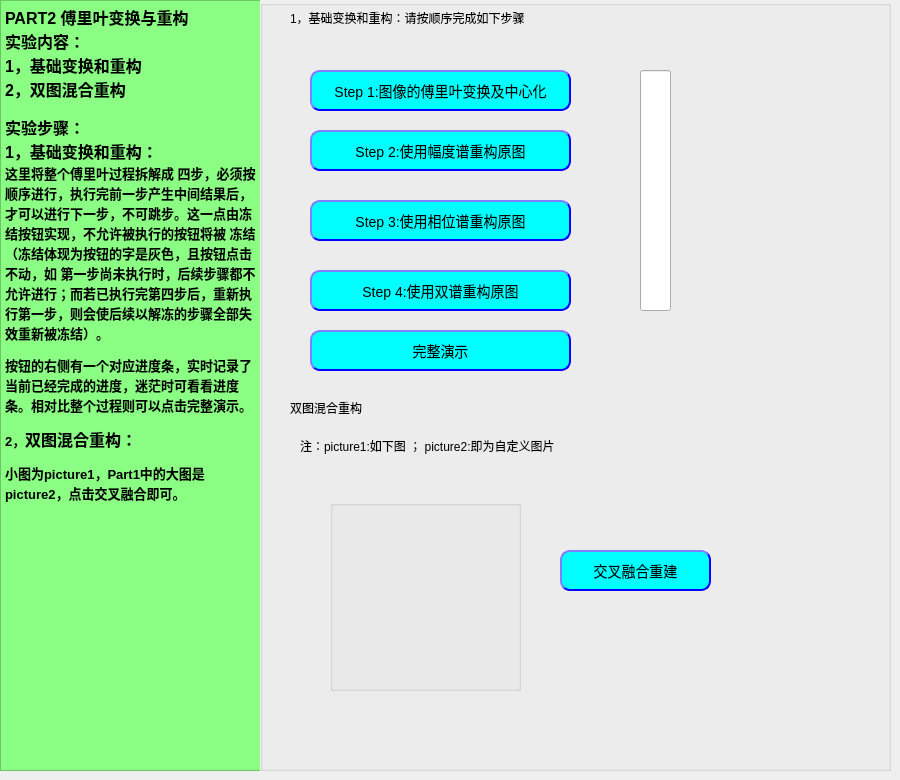
          <widget class="QWidget" name="P2_page">
           <attribute name="title">
            <string>Part2.傅里叶变换与重构</string>
           </attribute>
           <widget class="QTextBrowser" name="textBrowser">
            <property name="geometry">
             <rect>
              <x>0</x>
              <y>0</y>
              <width>261</width>
              <height>771</height>
             </rect>
            </property>
            <property name="styleSheet">
             <string notr="true">color: rgb(0, 0, 0);
background-color: rgb(139, 255, 131);</string>
            </property>
            <property name="html">
             <string>&lt;!DOCTYPE HTML PUBLIC &quot;-//W3C//DTD HTML 4.0//EN&quot; &quot;http://www.w3.org/TR/REC-html40/strict.dtd&quot;&gt;
&lt;html&gt;&lt;head&gt;&lt;meta name=&quot;qrichtext&quot; content=&quot;1&quot; /&gt;&lt;style type=&quot;text/css&quot;&gt;
p, li { white-space: pre-wrap; }
&lt;/style&gt;&lt;/head&gt;&lt;body style=&quot; font-family:'Arial'; font-size:9pt; font-weight:600; font-style:normal;&quot;&gt;
&lt;p style=&quot; margin-top:0px; margin-bottom:0px; margin-left:0px; margin-right:0px; -qt-block-indent:0; text-indent:0px;&quot;&gt;&lt;span style=&quot; font-family:'SimSun'; font-size:12pt;&quot;&gt;PART2 傅里叶变换与重构&lt;/span&gt;&lt;/p&gt;
&lt;p style=&quot; margin-top:0px; margin-bottom:0px; margin-left:0px; margin-right:0px; -qt-block-indent:0; text-indent:0px;&quot;&gt;&lt;span style=&quot; font-family:'SimSun'; font-size:12pt;&quot;&gt;实验内容：&lt;/span&gt;&lt;/p&gt;
&lt;p style=&quot; margin-top:0px; margin-bottom:0px; margin-left:0px; margin-right:0px; -qt-block-indent:0; text-indent:0px;&quot;&gt;&lt;span style=&quot; font-family:'SimSun'; font-size:12pt;&quot;&gt;1，基础变换和重构&lt;/span&gt;&lt;/p&gt;
&lt;p style=&quot; margin-top:0px; margin-bottom:0px; margin-left:0px; margin-right:0px; -qt-block-indent:0; text-indent:0px;&quot;&gt;&lt;span style=&quot; font-family:'SimSun'; font-size:12pt;&quot;&gt;2，双图混合重构&lt;/span&gt;&lt;/p&gt;
&lt;p style=&quot;-qt-paragraph-type:empty; margin-top:0px; margin-bottom:0px; margin-left:0px; margin-right:0px; -qt-block-indent:0; text-indent:0px;&quot;&gt;&lt;br /&gt;&lt;/p&gt;
&lt;p style=&quot; margin-top:0px; margin-bottom:0px; margin-left:0px; margin-right:0px; -qt-block-indent:0; text-indent:0px;&quot;&gt;&lt;span style=&quot; font-family:'SimSun'; font-size:12pt;&quot;&gt;实验步骤：&lt;/span&gt;&lt;/p&gt;
&lt;p style=&quot; margin-top:0px; margin-bottom:0px; margin-left:0px; margin-right:0px; -qt-block-indent:0; text-indent:0px;&quot;&gt;&lt;span style=&quot; font-family:'SimSun'; font-size:12pt;&quot;&gt;1，基础变换和重构：&lt;/span&gt;&lt;/p&gt;
&lt;p style=&quot; margin-top:0px; margin-bottom:0px; margin-left:0px; margin-right:0px; -qt-block-indent:0; text-indent:0px;&quot;&gt;&lt;span style=&quot; font-family:'微软雅黑,sans-serif'; font-size:10pt;&quot;&gt;这里将整个傅里叶过程拆解成 四步，必须按顺序进行，执行完前一步产生中间结果后，才可以进行下一步，不可跳步。这一点由冻结按钮实现，不允许被执行的按钮将被 冻结（冻结体现为按钮的字是灰色，且按钮点击不动，如 第一步尚未执行时，后续步骤都不允许进行；而若已执行完第四步后，重新执行第一步，则会使后续以解冻的步骤全部失效重新被冻结）。&lt;/span&gt;&lt;span style=&quot; font-size:10pt;&quot;&gt; &lt;/span&gt;&lt;/p&gt;
&lt;p style=&quot; margin-top:12px; margin-bottom:12px; margin-left:0px; margin-right:0px; -qt-block-indent:0; text-indent:0px;&quot;&gt;&lt;span style=&quot; font-family:'微软雅黑,sans-serif'; font-size:10pt;&quot;&gt;按钮的右侧有一个对应进度条，实时记录了当前已经完成的进度，迷茫时可看看进度条。相对比整个过程则可以点击完整演示。&lt;/span&gt;&lt;/p&gt;
&lt;p style=&quot; margin-top:12px; margin-bottom:12px; margin-left:0px; margin-right:0px; -qt-block-indent:0; text-indent:0px;&quot;&gt;&lt;span style=&quot; font-size:10pt;&quot;&gt;2，&lt;/span&gt;&lt;span style=&quot; font-family:'SimSun'; font-size:12pt;&quot;&gt;双图混合重构：&lt;/span&gt;&lt;/p&gt;
&lt;p style=&quot; margin-top:12px; margin-bottom:12px; margin-left:0px; margin-right:0px; -qt-block-indent:0; text-indent:0px;&quot;&gt;&lt;span style=&quot; font-size:10pt;&quot;&gt;小图为picture1，Part1中的大图是picture2，点击交叉融合即可。&lt;/span&gt;&lt;/p&gt;&lt;/body&gt;&lt;/html&gt;</string>
            </property>
           </widget>
           <widget class="QGroupBox" name="groupBox">
            <property name="geometry">
             <rect>
              <x>260</x>
              <y>0</y>
              <width>631</width>
              <height>771</height>
             </rect>
            </property>
            <property name="autoFillBackground">
             <bool>true</bool>
            </property>
            <property name="title">
             <string/>
            </property>
            <widget class="QProgressBar" name="Pb_p2">
             <property name="geometry">
              <rect>
               <x>380</x>
               <y>70</y>
               <width>31</width>
               <height>241</height>
              </rect>
             </property>
             <property name="layoutDirection">
              <enum>Qt::LeftToRight</enum>
             </property>
             <property name="autoFillBackground">
              <bool>false</bool>
             </property>
             <property name="value">
              <number>0</number>
             </property>
             <property name="orientation">
              <enum>Qt::Vertical</enum>
             </property>
             <property name="invertedAppearance">
              <bool>true</bool>
             </property>
             <property name="textDirection">
              <enum>QProgressBar::BottomToTop</enum>
             </property>
            </widget>
            <widget class="QToolButton" name="Bt_p2st1">
             <property name="enabled">
              <bool>true</bool>
             </property>
             <property name="geometry">
              <rect>
               <x>50</x>
               <y>70</y>
               <width>261</width>
               <height>41</height>
              </rect>
             </property>
             <property name="sizePolicy">
              <sizepolicy hsizetype="Preferred" vsizetype="Preferred">
               <horstretch>0</horstretch>
               <verstretch>0</verstretch>
              </sizepolicy>
             </property>
             <property name="minimumSize">
              <size>
               <width>81</width>
               <height>21</height>
              </size>
             </property>
             <property name="styleSheet">
              <string notr="true">

QToolButton
                     {text-align : center;
                     background-color : rgb(0, 255, 255);
                     font: bold;
                     border-color: blue;
                     border-width: 2px;
                     border-radius: 10px;
                     padding: 6px;
                     height : 14px;
                     border-style: outset;
                     font : 14px;}
                     QToolButton:hover
                     {text-align : center;
                     color : red;
                     font: bold;
                     border-color: gray;
                     border-width: 2px;
                     border-radius: 10px;
                     padding: 6px;
                     height : 14px;
                     border-style: outset;
                     font : 14px;}

</string>
             </property>
             <property name="text">
              <string>Step 1:图像的傅里叶变换及中心化</string>
             </property>
             <property name="toolButtonStyle">
              <enum>Qt::ToolButtonTextOnly</enum>
             </property>
             <property name="autoRaise">
              <bool>false</bool>
             </property>
            </widget>
            <widget class="QToolButton" name="Bt_p2st3">
             <property name="enabled">
              <bool>true</bool>
             </property>
             <property name="geometry">
              <rect>
               <x>50</x>
               <y>200</y>
               <width>261</width>
               <height>41</height>
              </rect>
             </property>
             <property name="sizePolicy">
              <sizepolicy hsizetype="Preferred" vsizetype="Preferred">
               <horstretch>0</horstretch>
               <verstretch>0</verstretch>
              </sizepolicy>
             </property>
             <property name="minimumSize">
              <size>
               <width>81</width>
               <height>21</height>
              </size>
             </property>
             <property name="styleSheet">
              <string notr="true">

QToolButton
                     {text-align : center;
                     background-color : rgb(0, 255, 255);
                     font: bold;
                     border-color: blue;
                     border-width: 2px;
                     border-radius: 10px;
                     padding: 6px;
                     height : 14px;
                     border-style: outset;
                     font : 14px;}
                     QToolButton:hover
                     {text-align : center;
                     color : red;
                     font: bold;
                     border-color: gray;
                     border-width: 2px;
                     border-radius: 10px;
                     padding: 6px;
                     height : 14px;
                     border-style: outset;
                     font : 14px;}

</string>
             </property>
             <property name="text">
              <string>Step 3:使用相位谱重构原图</string>
             </property>
            </widget>
            <widget class="QToolButton" name="Bt_p2st2">
             <property name="enabled">
              <bool>true</bool>
             </property>
             <property name="geometry">
              <rect>
               <x>50</x>
               <y>130</y>
               <width>261</width>
               <height>41</height>
              </rect>
             </property>
             <property name="sizePolicy">
              <sizepolicy hsizetype="Preferred" vsizetype="Preferred">
               <horstretch>0</horstretch>
               <verstretch>0</verstretch>
              </sizepolicy>
             </property>
             <property name="minimumSize">
              <size>
               <width>81</width>
               <height>21</height>
              </size>
             </property>
             <property name="styleSheet">
              <string notr="true">

QToolButton
                     {text-align : center;
                     background-color : rgb(0, 255, 255);
                     font: bold;
                     border-color: blue;
                     border-width: 2px;
                     border-radius: 10px;
                     padding: 6px;
                     height : 14px;
                     border-style: outset;
                     font : 14px;}
                     QToolButton:hover
                     {text-align : center;
                     color : red;
                     font: bold;
                     border-color: gray;
                     border-width: 2px;
                     border-radius: 10px;
                     padding: 6px;
                     height : 14px;
                     border-style: outset;
                     font : 14px;}

</string>
             </property>
             <property name="text">
              <string>Step 2:使用幅度谱重构原图</string>
             </property>
            </widget>
            <widget class="QToolButton" name="Bt_p2st4">
             <property name="enabled">
              <bool>true</bool>
             </property>
             <property name="geometry">
              <rect>
               <x>50</x>
               <y>270</y>
               <width>261</width>
               <height>41</height>
              </rect>
             </property>
             <property name="sizePolicy">
              <sizepolicy hsizetype="Preferred" vsizetype="Preferred">
               <horstretch>0</horstretch>
               <verstretch>0</verstretch>
              </sizepolicy>
             </property>
             <property name="minimumSize">
              <size>
               <width>81</width>
               <height>21</height>
              </size>
             </property>
             <property name="styleSheet">
              <string notr="true">

QToolButton
                     {text-align : center;
                     background-color : rgb(0, 255, 255);
                     font: bold;
                     border-color: blue;
                     border-width: 2px;
                     border-radius: 10px;
                     padding: 6px;
                     height : 14px;
                     border-style: outset;
                     font : 14px;}
                     QToolButton:hover
                     {text-align : center;
                     color : red;
                     font: bold;
                     border-color: gray;
                     border-width: 2px;
                     border-radius: 10px;
                     padding: 6px;
                     height : 14px;
                     border-style: outset;
                     font : 14px;}

</string>
             </property>
             <property name="text">
              <string>Step 4:使用双谱重构原图</string>
             </property>
            </widget>
            <widget class="QToolButton" name="Bt_p2tl">
             <property name="enabled">
              <bool>true</bool>
             </property>
             <property name="geometry">
              <rect>
               <x>50</x>
               <y>330</y>
               <width>261</width>
               <height>41</height>
              </rect>
             </property>
             <property name="sizePolicy">
              <sizepolicy hsizetype="Preferred" vsizetype="Preferred">
               <horstretch>0</horstretch>
               <verstretch>0</verstretch>
              </sizepolicy>
             </property>
             <property name="minimumSize">
              <size>
               <width>81</width>
               <height>21</height>
              </size>
             </property>
             <property name="styleSheet">
              <string notr="true">

QToolButton
                     {text-align : center;
                     background-color : rgb(0, 255, 255);
                     font: bold;
                     border-color: blue;
                     border-width: 2px;
                     border-radius: 10px;
                     padding: 6px;
                     height : 14px;
                     border-style: outset;
                     font : 14px;}
                     QToolButton:hover
                     {text-align : center;
                     color : red;
                     font: bold;
                     border-color: gray;
                     border-width: 2px;
                     border-radius: 10px;
                     padding: 6px;
                     height : 14px;
                     border-style: outset;
                     font : 14px;}

</string>
             </property>
             <property name="text">
              <string>完整演示</string>
             </property>
            </widget>
            <widget class="QToolButton" name="Bt_p2_cross">
             <property name="enabled">
              <bool>true</bool>
             </property>
             <property name="geometry">
              <rect>
               <x>300</x>
               <y>550</y>
               <width>151</width>
               <height>41</height>
              </rect>
             </property>
             <property name="sizePolicy">
              <sizepolicy hsizetype="Preferred" vsizetype="Preferred">
               <horstretch>0</horstretch>
               <verstretch>0</verstretch>
              </sizepolicy>
             </property>
             <property name="minimumSize">
              <size>
               <width>81</width>
               <height>21</height>
              </size>
             </property>
             <property name="styleSheet">
              <string notr="true">

QToolButton
                     {text-align : center;
                     background-color : rgb(0, 255, 255);
                     font: bold;
                     border-color: blue;
                     border-width: 2px;
                     border-radius: 10px;
                     padding: 6px;
                     height : 14px;
                     border-style: outset;
                     font : 14px;}
                     QToolButton:hover
                     {text-align : center;
                     color : red;
                     font: bold;
                     border-color: gray;
                     border-width: 2px;
                     border-radius: 10px;
                     padding: 6px;
                     height : 14px;
                     border-style: outset;
                     font : 14px;}

</string>
             </property>
             <property name="text">
              <string>交叉融合重建</string>
             </property>
            </widget>
            <widget class="QLabel" name="label_4">
             <property name="geometry">
              <rect>
               <x>40</x>
               <y>430</y>
               <width>391</width>
               <height>31</height>
              </rect>
             </property>
             <property name="text">
              <string>注：picture1:如下图 ； picture2:即为自定义图片</string>
             </property>
            </widget>
            <widget class="QLabel" name="label_5">
             <property name="geometry">
              <rect>
               <x>30</x>
               <y>400</y>
               <width>181</width>
               <height>16</height>
              </rect>
             </property>
             <property name="text">
              <string>双图混合重构</string>
             </property>
            </widget>
            <widget class="QLabel" name="label_8">
             <property name="geometry">
              <rect>
               <x>30</x>
               <y>10</y>
               <width>301</width>
               <height>16</height>
              </rect>
             </property>
             <property name="text">
              <string>1，基础变换和重构：请按顺序完成如下步骤</string>
             </property>
            </widget>
            <widget class="QGroupBox" name="groupBox_5">
             <property name="geometry">
              <rect>
               <x>70</x>
               <y>500</y>
               <width>191</width>
               <height>191</height>
              </rect>
             </property>
             <property name="title">
              <string/>
             </property>
             <widget class="QLabel" name="LB_pic_3">
              <property name="geometry">
               <rect>
                <x>0</x>
                <y>0</y>
                <width>191</width>
                <height>191</height>
               </rect>
              </property>
              <property name="sizePolicy">
               <sizepolicy hsizetype="Preferred" vsizetype="Preferred">
                <horstretch>0</horstretch>
                <verstretch>0</verstretch>
               </sizepolicy>
              </property>
              <property name="minimumSize">
               <size>
                <width>0</width>
                <height>0</height>
               </size>
              </property>
              <property name="text">
               <string/>
              </property>
             </widget>
            </widget>
           </widget>
          </widget>
